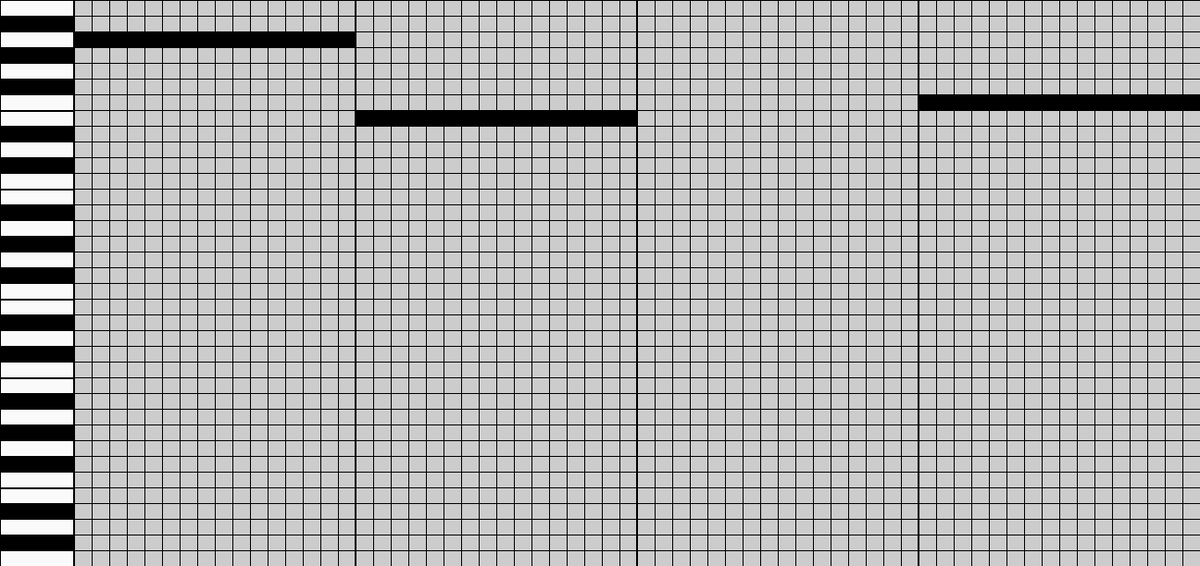
Frame 1 (no input)
Frame 60 (the mouse pressed at the canvas centre just before this capture): identical to frame 1, image omitted
Frame 120 (the mouse held since frame 60 and released just before this capture): identical to frame 1, image omitted

The Processing sketch that drew this single still picture (run headless with seeded random() and noise(); from frame 60 on, the mouse is pressed at the canvas centre):

// Processing sketch: TOP_SECRET
// ── TOP_SECRET.pde
int grosor_notas=17;
  
  
void setup() {
  size(1296, 612);
  
  generar_teclado();
  generar_acordes();
  
}

void draw() {
  if(keyPressed){
    background(200);
    
    generar_teclado();
    generar_acordes();
  }
}



int escala(int nota){
  
  switch(nota){
    case 1:
      return 12*17*nota;
    case 2:
      return 12*17*nota;
    case 3:
      return 12*17*nota;
    case 4:
      return 12*17*nota;
    case 5:
      return 12*17*nota;
    case 6:
      return 12*17*nota;
    case 7:
      return 12*17*nota;
  }
  
  return nota;
}

void generar_teclado(){
  
  fill(250);
  rect(0, 0, 80, 612);
  fill(0);
  int x=0;
  int aux=0;
  
  for(int i=0;i<3;i++){
    aux=aux+6;
    for(x++;x<aux;x=x+2){  
      rect(0, x*17, 80, grosor_notas);
    }
      rect(0, 17*x, 80, 1);
      aux=aux+6;
    for(x++;x<aux;x=x+2){  
      rect(0, x*17, 80, grosor_notas);
    }
      rect(0, 17*x, 80, 1);
  }
  
  for(int i=0;i<64;i++){
    line(i*19+80, 0, i*19+80, 612);            //lineas verticales
  }
  for(int i=0;i<4;i++){
    line(i*(19*16)+79, 0, i*(19*16)+79, 612);  //referencias
  }
  for(int i=0;i<36;i++){
    line(80, i*grosor_notas, 1296, i*grosor_notas);                //lineas horizontales
  }
  
}

void generar_acordes(){
  float duracion=random(1,16);
  
  int n1=int(random(1,8)),n2=int(random(n1-6,n1+6));
  int n3=int(random(n1-6,n1+6)),n4=int(random(n1-6,n1+6));
  
  int patron;
 
    rect(80, n1*grosor_notas, 19*16, grosor_notas);
    rect(19*16+80, n2*grosor_notas, 19*16, grosor_notas);
    rect(2*(19*16)+80, n3*grosor_notas, 19*16, grosor_notas);
    rect(3*(19*16)+80, n4*grosor_notas, 19*16, grosor_notas);
}
